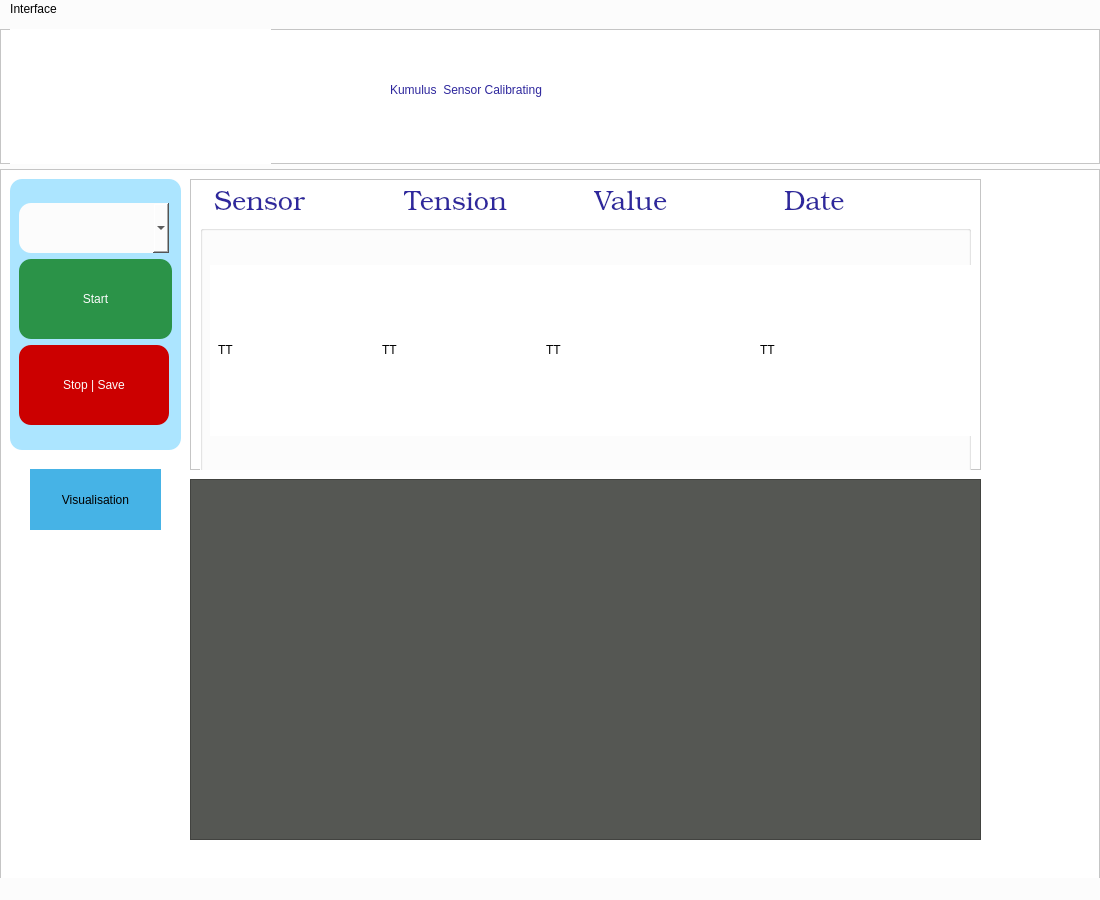
<?xml version="1.0" encoding="UTF-8"?>
<ui version="4.0">
 <class>MainWindow</class>
 <widget class="QMainWindow" name="MainWindow">
  <property name="geometry">
   <rect>
    <x>0</x>
    <y>0</y>
    <width>1100</width>
    <height>900</height>
   </rect>
  </property>
  <property name="minimumSize">
   <size>
    <width>1100</width>
    <height>900</height>
   </size>
  </property>
  <property name="maximumSize">
   <size>
    <width>1100</width>
    <height>900</height>
   </size>
  </property>
  <property name="windowTitle">
   <string>MainWindow</string>
  </property>
  <property name="styleSheet">
   <string notr="true">
background-color: rgb(252, 252, 252);</string>
  </property>
  <widget class="QWidget" name="centralwidget">
   <widget class="QFrame" name="header">
    <property name="geometry">
     <rect>
      <x>0</x>
      <y>10</y>
      <width>1100</width>
      <height>135</height>
     </rect>
    </property>
    <property name="minimumSize">
     <size>
      <width>1000</width>
      <height>0</height>
     </size>
    </property>
    <property name="styleSheet">
     <string notr="true">background-color: 
#FFFFFF; </string>
    </property>
    <property name="frameShape">
     <enum>QFrame::StyledPanel</enum>
    </property>
    <property name="frameShadow">
     <enum>QFrame::Raised</enum>
    </property>
    <widget class="QLabel" name="kumuluslogo">
     <property name="geometry">
      <rect>
       <x>10</x>
       <y>0</y>
       <width>261</width>
       <height>161</height>
      </rect>
     </property>
     <property name="text">
      <string/>
     </property>
     <property name="pixmap">
      <pixmap>../../../Downloads/index.png</pixmap>
     </property>
    </widget>
    <widget class="QLabel" name="APPTitle">
     <property name="geometry">
      <rect>
       <x>390</x>
       <y>30</y>
       <width>411</width>
       <height>61</height>
      </rect>
     </property>
     <property name="styleSheet">
      <string notr="true">font: 75 11pt &quot;Ubuntu Condensed&quot;;
color: #2E279D;
font: 90 20pt &quot;Waree&quot;;</string>
     </property>
     <property name="text">
      <string>Kumulus  Sensor Calibrating </string>
     </property>
    </widget>
   </widget>
   <widget class="QFrame" name="body">
    <property name="geometry">
     <rect>
      <x>0</x>
      <y>150</y>
      <width>1100</width>
      <height>900</height>
     </rect>
    </property>
    <property name="minimumSize">
     <size>
      <width>1100</width>
      <height>900</height>
     </size>
    </property>
    <property name="maximumSize">
     <size>
      <width>1100</width>
      <height>900</height>
     </size>
    </property>
    <property name="styleSheet">
     <string notr="true">
background-color: #FFFFFF;</string>
    </property>
    <property name="frameShape">
     <enum>QFrame::StyledPanel</enum>
    </property>
    <property name="frameShadow">
     <enum>QFrame::Raised</enum>
    </property>
    <widget class="QFrame" name="frame">
     <property name="geometry">
      <rect>
       <x>10</x>
       <y>10</y>
       <width>171</width>
       <height>271</height>
      </rect>
     </property>
     <property name="styleSheet">
      <string notr="true">background-color: #ACE5FF;
border-radius: 12px;</string>
     </property>
     <property name="frameShape">
      <enum>QFrame::StyledPanel</enum>
     </property>
     <property name="frameShadow">
      <enum>QFrame::Raised</enum>
     </property>
     <layout class="QVBoxLayout" name="verticalLayout_5">
      <item>
       <layout class="QVBoxLayout" name="verticalLayout">
        <item>
         <widget class="QComboBox" name="COM">
          <property name="minimumSize">
           <size>
            <width>5</width>
            <height>50</height>
           </size>
          </property>
          <property name="maximumSize">
           <size>
            <width>150</width>
            <height>50</height>
           </size>
          </property>
          <property name="styleSheet">
           <string notr="true">background-color: rgb(252, 252, 252);</string>
          </property>
         </widget>
        </item>
        <item>
         <widget class="QPushButton" name="startButton">
          <property name="minimumSize">
           <size>
            <width>150</width>
            <height>80</height>
           </size>
          </property>
          <property name="styleSheet">
           <string notr="true"> display:inline-block;
font: 75 11pt &quot;Ubuntu Condensed&quot;;
font: 63 15pt &quot;URW Bookman&quot;;
background-color: #2b9348;
 padding:0.3em 1.2em;
 margin:0 0.1em 0.1em 0;
 border:0.16em ;
 border-radius:2em;
color: rgb(252, 252, 252);
</string>
          </property>
          <property name="text">
           <string>Start</string>
          </property>
         </widget>
        </item>
        <item>
         <widget class="QToolButton" name="stopButton">
          <property name="minimumSize">
           <size>
            <width>150</width>
            <height>80</height>
           </size>
          </property>
          <property name="maximumSize">
           <size>
            <width>16777215</width>
            <height>16777215</height>
           </size>
          </property>
          <property name="styleSheet">
           <string notr="true">font: 63 15pt &quot;URW Bookman&quot;;
color: rgb(252, 252, 252);
background-color: rgb(204, 0, 0);
border-radius: 12px;</string>
          </property>
          <property name="text">
           <string>Stop | Save</string>
          </property>
         </widget>
        </item>
       </layout>
      </item>
     </layout>
    </widget>
    <widget class="QFrame" name="display">
     <property name="geometry">
      <rect>
       <x>190</x>
       <y>10</y>
       <width>791</width>
       <height>291</height>
      </rect>
     </property>
     <property name="frameShape">
      <enum>QFrame::StyledPanel</enum>
     </property>
     <property name="frameShadow">
      <enum>QFrame::Raised</enum>
     </property>
     <layout class="QVBoxLayout" name="verticalLayout_2">
      <item>
       <layout class="QHBoxLayout" name="horizontalLayout">
        <item>
         <widget class="QLabel" name="SensoHeader">
          <property name="minimumSize">
           <size>
            <width>40</width>
            <height>30</height>
           </size>
          </property>
          <property name="maximumSize">
           <size>
            <width>170</width>
            <height>70</height>
           </size>
          </property>
          <property name="font">
           <font>
            <family>URW Bookman</family>
            <pointsize>20</pointsize>
            <weight>10</weight>
            <italic>false</italic>
            <bold>false</bold>
           </font>
          </property>
          <property name="styleSheet">
           <string notr="true">color: rgb(46, 39, 157);
font: 80 20pt &quot;URW Bookman&quot;;
background-color: #FFFFFF;</string>
          </property>
          <property name="text">
           <string>Sensor</string>
          </property>
         </widget>
        </item>
        <item>
         <widget class="QLabel" name="VoltageHeader">
          <property name="maximumSize">
           <size>
            <width>170</width>
            <height>70</height>
           </size>
          </property>
          <property name="font">
           <font>
            <family>URW Bookman</family>
            <pointsize>20</pointsize>
            <weight>10</weight>
            <italic>false</italic>
            <bold>false</bold>
           </font>
          </property>
          <property name="styleSheet">
           <string notr="true">color: rgb(46, 39, 157);

font: 80 20pt &quot;URW Bookman&quot;;
background-color: #FFFFFF;</string>
          </property>
          <property name="text">
           <string>Tension</string>
          </property>
         </widget>
        </item>
        <item>
         <widget class="QLabel" name="ValueHeader">
          <property name="maximumSize">
           <size>
            <width>170</width>
            <height>70</height>
           </size>
          </property>
          <property name="font">
           <font>
            <family>URW Bookman</family>
            <pointsize>20</pointsize>
            <weight>10</weight>
            <italic>false</italic>
            <bold>false</bold>
           </font>
          </property>
          <property name="styleSheet">
           <string notr="true">color: rgb(46, 39, 157);
font: 80 20pt &quot;URW Bookman&quot;;
background-color: #FFFFFF;
</string>
          </property>
          <property name="text">
           <string>Value</string>
          </property>
         </widget>
        </item>
        <item>
         <widget class="QLabel" name="DateHeader">
          <property name="maximumSize">
           <size>
            <width>170</width>
            <height>70</height>
           </size>
          </property>
          <property name="font">
           <font>
            <family>URW Bookman</family>
            <pointsize>20</pointsize>
            <weight>10</weight>
            <italic>false</italic>
            <bold>false</bold>
           </font>
          </property>
          <property name="styleSheet">
           <string notr="true">color: rgb(46, 39, 157);
font: 80 20pt &quot;URW Bookman&quot;;
background-color: #FFFFFF;</string>
          </property>
          <property name="text">
           <string>Date</string>
          </property>
         </widget>
        </item>
       </layout>
      </item>
      <item>
       <widget class="QGroupBox" name="groupBox">
        <property name="minimumSize">
         <size>
          <width>500</width>
          <height>500</height>
         </size>
        </property>
        <property name="title">
         <string/>
        </property>
        <widget class="QWidget" name="layoutWidget">
         <property name="geometry">
          <rect>
           <x>10</x>
           <y>40</y>
           <width>761</width>
           <height>171</height>
          </rect>
         </property>
         <layout class="QHBoxLayout" name="horizontalLayout_values">
          <item>
           <widget class="QLabel" name="SensorLabel">
            <property name="minimumSize">
             <size>
              <width>150</width>
              <height>50</height>
             </size>
            </property>
            <property name="maximumSize">
             <size>
              <width>100</width>
              <height>100</height>
             </size>
            </property>
            <property name="styleSheet">
             <string notr="true">font: 12pt &quot;Nirmala UI Semilight&quot;;
background-color: rgb(255, 255, 255);</string>
            </property>
            <property name="text">
             <string>TT</string>
            </property>
           </widget>
          </item>
          <item>
           <widget class="QLabel" name="Tensionlabel">
            <property name="minimumSize">
             <size>
              <width>150</width>
              <height>50</height>
             </size>
            </property>
            <property name="maximumSize">
             <size>
              <width>100</width>
              <height>100</height>
             </size>
            </property>
            <property name="styleSheet">
             <string notr="true">font: 12pt &quot;Nirmala UI Semilight&quot;;
background-color: rgb(255, 255, 255);</string>
            </property>
            <property name="text">
             <string>TT</string>
            </property>
           </widget>
          </item>
          <item>
           <widget class="QLabel" name="Valueelabel">
            <property name="minimumSize">
             <size>
              <width>150</width>
              <height>50</height>
             </size>
            </property>
            <property name="maximumSize">
             <size>
              <width>200</width>
              <height>50</height>
             </size>
            </property>
            <property name="styleSheet">
             <string notr="true">font: 12pt &quot;Nirmala UI Semilight&quot;;
background-color: rgb(255, 255, 255);
</string>
            </property>
            <property name="text">
             <string>TT</string>
            </property>
           </widget>
          </item>
          <item>
           <widget class="QLabel" name="Datelabel">
            <property name="minimumSize">
             <size>
              <width>150</width>
              <height>50</height>
             </size>
            </property>
            <property name="maximumSize">
             <size>
              <width>200</width>
              <height>50</height>
             </size>
            </property>
            <property name="styleSheet">
             <string notr="true">font: 12pt &quot;Nirmala UI Semilight&quot;;
background-color: rgb(255, 255, 255);</string>
            </property>
            <property name="text">
             <string>TT</string>
            </property>
           </widget>
          </item>
         </layout>
        </widget>
       </widget>
      </item>
      <item>
       <spacer name="verticalSpacer">
        <property name="orientation">
         <enum>Qt::Vertical</enum>
        </property>
        <property name="sizeType">
         <enum>QSizePolicy::Fixed</enum>
        </property>
        <property name="sizeHint" stdset="0">
         <size>
          <width>10</width>
          <height>10</height>
         </size>
        </property>
       </spacer>
      </item>
     </layout>
    </widget>
    <widget class="QLabel" name="Copyright">
     <property name="geometry">
      <rect>
       <x>956</x>
       <y>676</y>
       <width>131</width>
       <height>31</height>
      </rect>
     </property>
     <property name="styleSheet">
      <string notr="true">image: url(:/newPrefix/droits-dauteur.png);</string>
     </property>
     <property name="text">
      <string/>
     </property>
    </widget>
    <widget class="QGraphicsView" name="Curve">
     <property name="geometry">
      <rect>
       <x>190</x>
       <y>310</y>
       <width>791</width>
       <height>361</height>
      </rect>
     </property>
     <property name="styleSheet">
      <string notr="true">background-color: rgb(85, 87, 83);</string>
     </property>
    </widget>
    <widget class="QPushButton" name="VisualiseButton">
     <property name="geometry">
      <rect>
       <x>30</x>
       <y>300</y>
       <width>131</width>
       <height>61</height>
      </rect>
     </property>
     <property name="styleSheet">
      <string notr="true">border-radius: 12px;
background-color: #46B3E6;
 padding:0.3em 1.2em;
 margin:0 0.1em 0.1em 0;
 border:5px ;
 border-radius:5 px;
 box-sizing: border-box;</string>
     </property>
     <property name="text">
      <string>Visualisation</string>
     </property>
    </widget>
   </widget>
  </widget>
  <widget class="QMenuBar" name="menubar">
   <property name="geometry">
    <rect>
     <x>0</x>
     <y>0</y>
     <width>1100</width>
     <height>22</height>
    </rect>
   </property>
   <widget class="QMenu" name="menuInterface">
    <property name="title">
     <string>Interface</string>
    </property>
   </widget>
   <addaction name="menuInterface"/>
  </widget>
  <widget class="QStatusBar" name="statusbar"/>
 </widget>
 <resources>
  <include location="../../../Downloads/logo.qrc"/>
 </resources>
 <connections/>
</ui>
